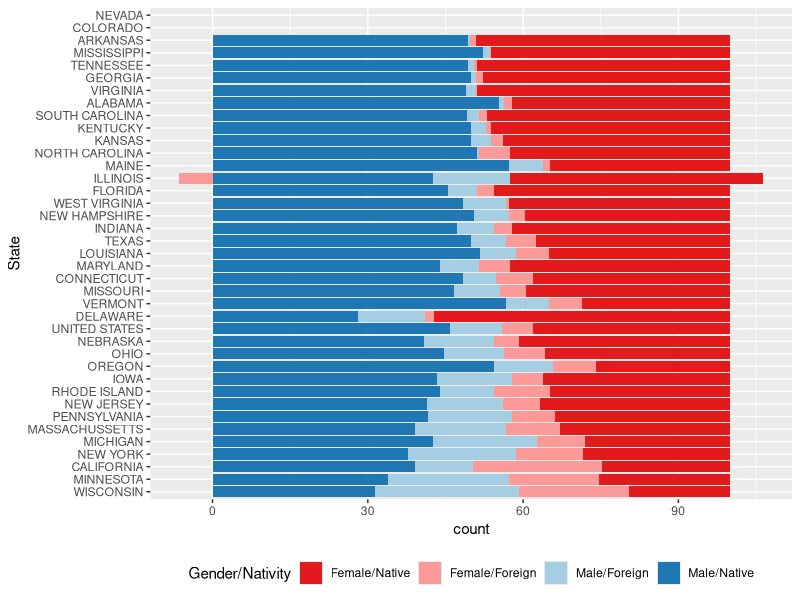

The R source for this figure:
## ---- chunk 1
blindprop <- read.csv("data/blind-per.state.csv", na.strings="#VALUE!")
library(ggplot2)
#qplot(reorder(State,  Female.blind.perc), Female.blind.perc, data=blindprop) + coord_flip()

library(tidyr)
library(dplyr)
blind <- blindprop %>% select(State, Male.native.blind.perc, Male.foreign.blind.perc, Female.native.blind.perc, Female.foreign.blind.perc) %>% gather(gender.born, blind, -State)

blind$gender <- "Male"
blind$gender[grep("Female", blind$gender.born)] <- "Female"

blind$nativity <- "Foreign"
blind$nativity[grep("native", blind$gender.born)] <- "Native"

library(RColorBrewer)
cols <- brewer.pal(n=8, name="Paired")

blind$gender.born <- with(blind, interaction(gender, nativity, sep="/"))
blind$gender.born <- factor(blind$gender.born, levels=c("Female/Native", "Female/Foreign", "Male/Foreign", "Male/Native"))
blind$State <- reorder(blind$State, blind$blind, function(x) x[1]+x[3])

ggplot(data=blind, aes(x=State, weight=blind, fill=gender.born)) +
  geom_bar() + 
  coord_flip() + 
  scale_fill_manual("Gender/Nativity", values=cols[c(6,5,1,2)]) +
  theme(legend.position="bottom")
